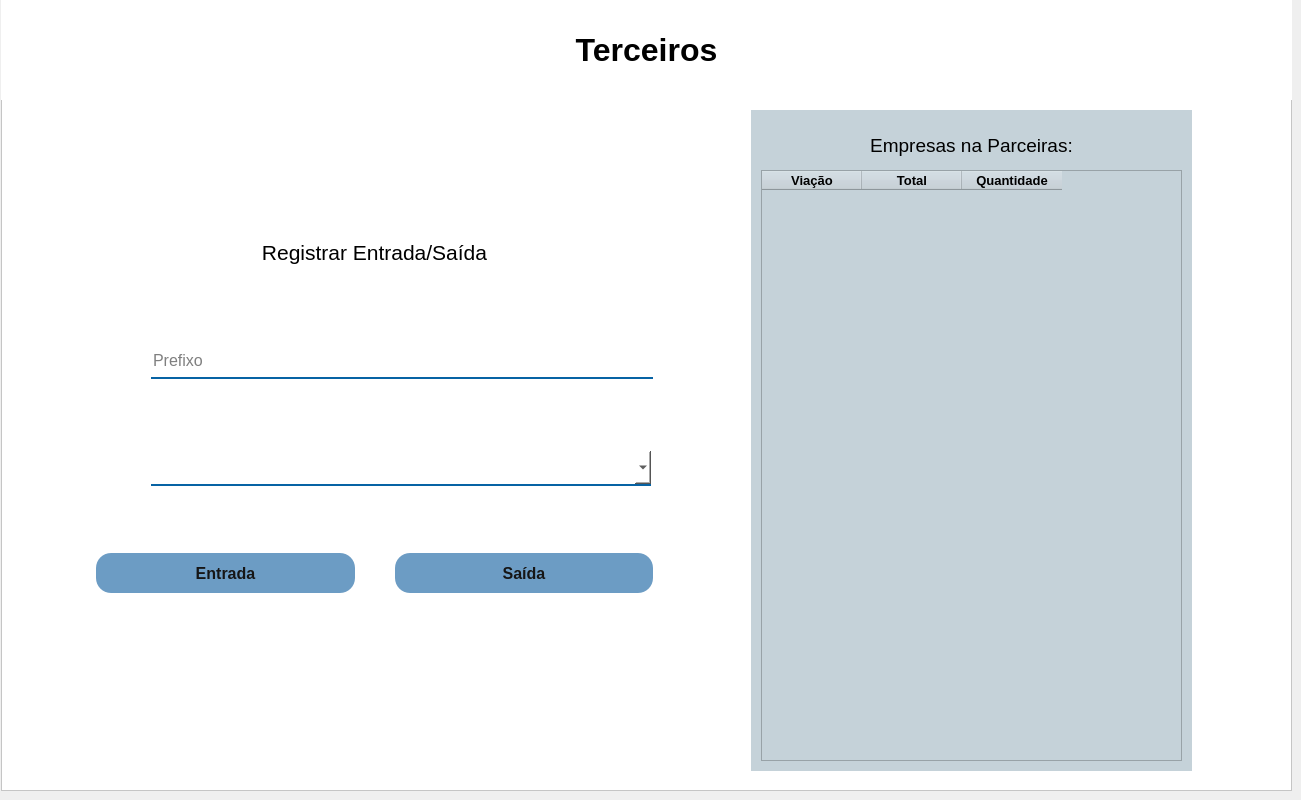
      <widget class="QWidget" name="pg_terceiros">
       <widget class="QFrame" name="frame_3">
        <property name="geometry">
         <rect>
          <x>1</x>
          <y>0</y>
          <width>1291</width>
          <height>791</height>
         </rect>
        </property>
        <property name="styleSheet">
         <string notr="true">background-color: rgb(255, 255, 255);</string>
        </property>
        <property name="frameShape">
         <enum>QFrame::StyledPanel</enum>
        </property>
        <property name="frameShadow">
         <enum>QFrame::Raised</enum>
        </property>
        <widget class="QWidget" name="widget_terceiros" native="true">
         <property name="geometry">
          <rect>
           <x>750</x>
           <y>110</y>
           <width>441</width>
           <height>661</height>
          </rect>
         </property>
         <property name="styleSheet">
          <string notr="true">background-color: rgb(197, 210, 217);</string>
         </property>
         <widget class="QLabel" name="label_16">
          <property name="geometry">
           <rect>
            <x>10</x>
            <y>10</y>
            <width>421</width>
            <height>50</height>
           </rect>
          </property>
          <property name="maximumSize">
           <size>
            <width>16777215</width>
            <height>50</height>
           </size>
          </property>
          <property name="font">
           <font>
            <family>Arial</family>
            <pointsize>14</pointsize>
           </font>
          </property>
          <property name="text">
           <string>Empresas na Parceiras:</string>
          </property>
          <property name="alignment">
           <set>Qt::AlignCenter</set>
          </property>
         </widget>
         <widget class="QTableWidget" name="tabela_terceiros">
          <property name="geometry">
           <rect>
            <x>10</x>
            <y>60</y>
            <width>421</width>
            <height>591</height>
           </rect>
          </property>
          <column>
           <property name="text">
            <string>Viação</string>
           </property>
           <property name="font">
            <font>
             <family>Arial</family>
             <pointsize>10</pointsize>
             <weight>75</weight>
             <bold>true</bold>
            </font>
           </property>
           <property name="textAlignment">
            <set>AlignCenter</set>
           </property>
          </column>
          <column>
           <property name="text">
            <string>Total</string>
           </property>
           <property name="font">
            <font>
             <family>Arial</family>
             <pointsize>10</pointsize>
             <weight>75</weight>
             <bold>true</bold>
            </font>
           </property>
           <property name="textAlignment">
            <set>AlignCenter</set>
           </property>
          </column>
          <column>
           <property name="text">
            <string>Quantidade</string>
           </property>
           <property name="font">
            <font>
             <family>Arial</family>
             <pointsize>10</pointsize>
             <weight>75</weight>
             <bold>true</bold>
            </font>
           </property>
           <property name="textAlignment">
            <set>AlignCenter</set>
           </property>
          </column>
         </widget>
        </widget>
        <widget class="QWidget" name="layoutWidget">
         <property name="geometry">
          <rect>
           <x>80</x>
           <y>170</y>
           <width>587</width>
           <height>481</height>
          </rect>
         </property>
         <layout class="QVBoxLayout" name="verticalLayout_3">
          <property name="spacing">
           <number>5</number>
          </property>
          <item>
           <widget class="QLabel" name="label_17">
            <property name="maximumSize">
             <size>
              <width>16777215</width>
              <height>50</height>
             </size>
            </property>
            <property name="font">
             <font>
              <family>Arial</family>
              <pointsize>16</pointsize>
             </font>
            </property>
            <property name="text">
             <string>Registrar Entrada/Saída</string>
            </property>
            <property name="alignment">
             <set>Qt::AlignCenter</set>
            </property>
           </widget>
          </item>
          <item>
           <layout class="QHBoxLayout" name="horizontalLayout_11">
            <property name="spacing">
             <number>10</number>
            </property>
            <property name="leftMargin">
             <number>15</number>
            </property>
            <property name="rightMargin">
             <number>15</number>
            </property>
            <item>
             <widget class="QLabel" name="label_18">
              <property name="minimumSize">
               <size>
                <width>45</width>
                <height>45</height>
               </size>
              </property>
              <property name="maximumSize">
               <size>
                <width>45</width>
                <height>45</height>
               </size>
              </property>
              <property name="text">
               <string/>
              </property>
              <property name="pixmap">
               <pixmap resource="resources.qrc">:/icons/icons/prefixo.png</pixmap>
              </property>
              <property name="scaledContents">
               <bool>true</bool>
              </property>
             </widget>
            </item>
            <item>
             <widget class="QLineEdit" name="txt_reg_terceiros_prefixo">
              <property name="minimumSize">
               <size>
                <width>500</width>
                <height>35</height>
               </size>
              </property>
              <property name="font">
               <font>
                <family>Arial</family>
                <pointsize>12</pointsize>
               </font>
              </property>
              <property name="styleSheet">
               <string notr="true">border-left:None;
border-right:None;
border-top:None;
border-bottom: 2px solid #0763a4;</string>
              </property>
              <property name="placeholderText">
               <string>Prefixo</string>
              </property>
             </widget>
            </item>
           </layout>
          </item>
          <item>
           <layout class="QHBoxLayout" name="horizontalLayout_12">
            <property name="spacing">
             <number>10</number>
            </property>
            <property name="leftMargin">
             <number>15</number>
            </property>
            <property name="rightMargin">
             <number>15</number>
            </property>
            <item>
             <widget class="QLabel" name="label_19">
              <property name="minimumSize">
               <size>
                <width>45</width>
                <height>45</height>
               </size>
              </property>
              <property name="maximumSize">
               <size>
                <width>45</width>
                <height>45</height>
               </size>
              </property>
              <property name="text">
               <string/>
              </property>
              <property name="pixmap">
               <pixmap resource="resources.qrc">:/icons/icons/empresa.png</pixmap>
              </property>
              <property name="scaledContents">
               <bool>true</bool>
              </property>
             </widget>
            </item>
            <item>
             <widget class="QComboBox" name="cmb_reg_terceiros_viacao">
              <property name="maximumSize">
               <size>
                <width>500</width>
                <height>35</height>
               </size>
              </property>
              <property name="font">
               <font>
                <family>Arial</family>
                <pointsize>12</pointsize>
               </font>
              </property>
              <property name="styleSheet">
               <string notr="true">border-left:None;
border-right:None;
border-top:None;
border-bottom: 2px solid #0763a4;</string>
              </property>
             </widget>
            </item>
           </layout>
          </item>
          <item>
           <layout class="QHBoxLayout" name="horizontalLayout_13">
            <property name="spacing">
             <number>40</number>
            </property>
            <property name="leftMargin">
             <number>15</number>
            </property>
            <property name="rightMargin">
             <number>15</number>
            </property>
            <item>
             <widget class="QPushButton" name="btn_reg_terceiros_entrada">
              <property name="maximumSize">
               <size>
                <width>16777215</width>
                <height>40</height>
               </size>
              </property>
              <property name="font">
               <font>
                <family>Arial</family>
                <pointsize>12</pointsize>
                <weight>75</weight>
                <bold>true</bold>
               </font>
              </property>
              <property name="styleSheet">
               <string notr="true">QPushButton{
	color: #161616;
	background-color: rgb(108, 156, 196);
	border-radius: 15px;
}
QPushButton:hover{
	color: #fff;
	background-color: rgb(116, 164, 191);
}</string>
              </property>
              <property name="text">
               <string>Entrada</string>
              </property>
             </widget>
            </item>
            <item>
             <widget class="QPushButton" name="btn_reg_terceiros_saida">
              <property name="maximumSize">
               <size>
                <width>16777215</width>
                <height>40</height>
               </size>
              </property>
              <property name="font">
               <font>
                <family>Arial</family>
                <pointsize>12</pointsize>
                <weight>75</weight>
                <bold>true</bold>
               </font>
              </property>
              <property name="styleSheet">
               <string notr="true">QPushButton{
	color: #161616;
	background-color: rgb(108, 156, 196);
	border-radius: 15px;
}
QPushButton:hover{
	color: #fff;
	background-color: rgb(116, 164, 191);
}</string>
              </property>
              <property name="text">
               <string>Saída</string>
              </property>
             </widget>
            </item>
           </layout>
          </item>
         </layout>
        </widget>
        <widget class="QLabel" name="label_14">
         <property name="geometry">
          <rect>
           <x>0</x>
           <y>0</y>
           <width>1291</width>
           <height>100</height>
          </rect>
         </property>
         <property name="maximumSize">
          <size>
           <width>16777215</width>
           <height>100</height>
          </size>
         </property>
         <property name="font">
          <font>
           <pointsize>24</pointsize>
           <weight>75</weight>
           <bold>true</bold>
          </font>
         </property>
         <property name="text">
          <string>Terceiros</string>
         </property>
         <property name="alignment">
          <set>Qt::AlignCenter</set>
         </property>
        </widget>
       </widget>
      </widget>
